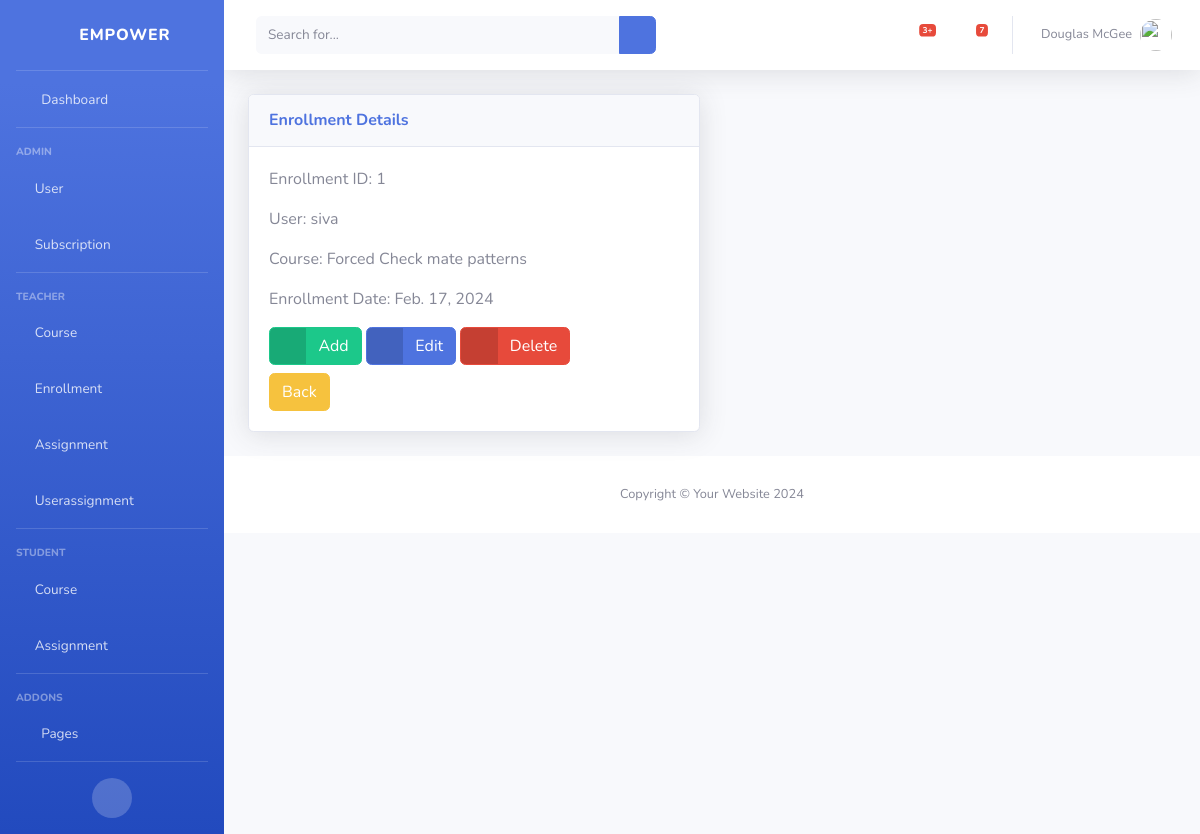
/enrollment/1/, run on an earlier commit of the app's database.
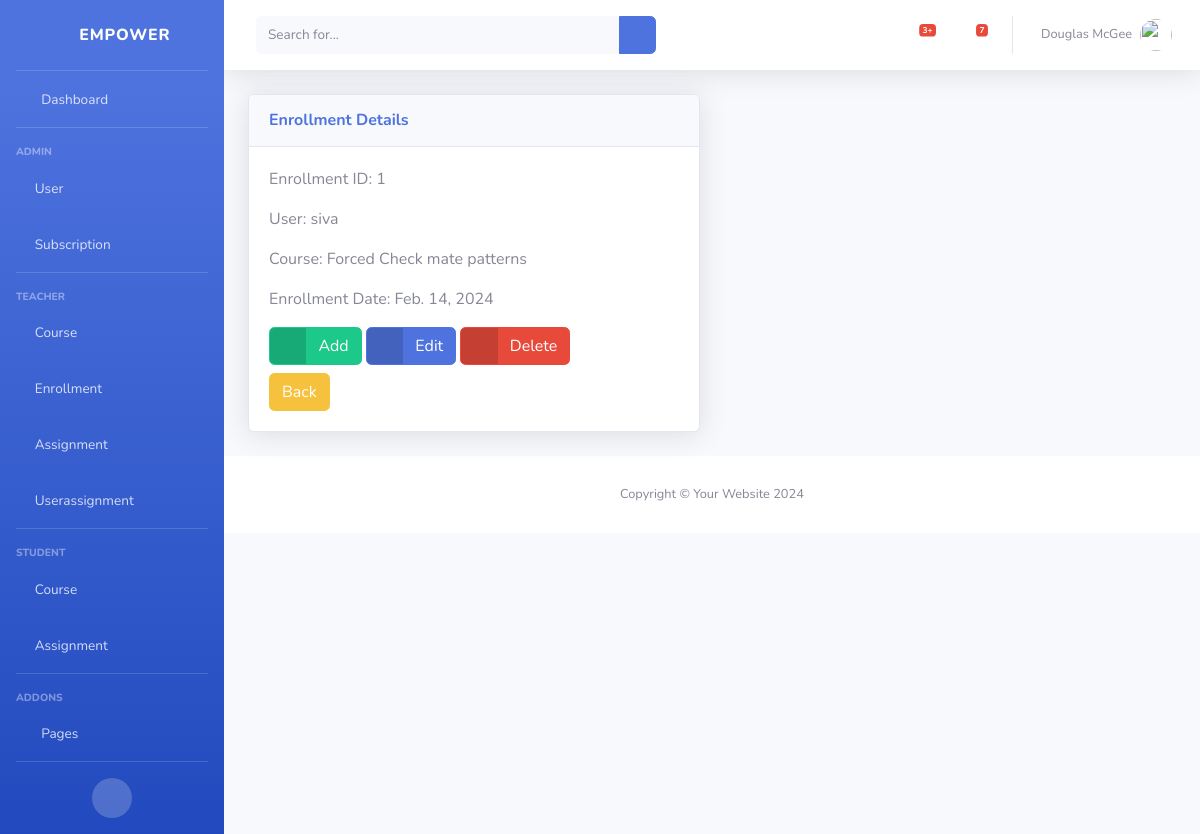
And on a later commit of the database.
### classRoom/models.py (models this page shows)
class Enrollment(models.Model):
    id = models.AutoField(primary_key=True)
    user = models.ForeignKey(User, on_delete=models.CASCADE)
    course = models.ForeignKey(Course, on_delete=models.CASCADE)
    enrollment_date = models.DateField()

class User(models.Model):
    id = models.AutoField(primary_key=True)
    username = models.CharField(max_length=50)
    password = models.CharField(max_length=50)
    email = models.EmailField()

class Course(models.Model):
    id = models.AutoField(primary_key=True)
    course_name = models.CharField(max_length=100)
    course_description = models.TextField()

### classRoom/views.py (the view)
# urls.py: path('enrollment/<int:enrollment_id>/',view_enrollment,name="view_enrollment"),
def view_enrollment(request, enrollment_id):
    enrollment = get_object_or_404(Enrollment, pk=enrollment_id)
    return render(request, 'view_enrollment.html', {'enrollment': enrollment})

### classRoom/templates/view_enrollment.html (shortened to what this page needs)
{% extends 'base.html' %}
{% block content %}
<div class="row">
    <div class="col-lg-6">
        <div class="card shadow mb-4">
            <div class="card-header py-3">
                <h6 class="m-0 font-weight-bold text-primary">Enrollment Details</h6>
            </div>
            <div class="card-body">
                <p class="card-text">Enrollment ID: {{ enrollment.id }}</p>
                <p class="card-text">User: {{ enrollment.user.username }}</p>
                <p class="card-text">Course: {{ enrollment.course.course_name }}</p>
                <p class="card-text">Enrollment Date: {{ enrollment.enrollment_date }}</p>
                <a href="/enrollment/add/" class="btn btn-success btn-icon-split">
                    <span class="icon text-white-50">
                        <i class="fas fa-check"></i>
                    </span>
                    <span class="text">Add</span>
                </a>
                <a href="/enrollment/{{ enrollment.id }}/edit/" class="btn btn-primary btn-icon-split">
                    <span class="icon text-white-50">
                        <i class="fas fa-flag"></i>
                    </span>
                    <span class="text">Edit</span>
                </a>
                <a href="/enrollment/{{ enrollment.id }}/delete/" class="btn btn-danger btn-icon-split">
                    <span class="icon text-white-50">
                        <i class="fas fa-trash"></i>
                    </span>
                    <span class="text">Delete</span>
                </a>
                <a href="/enrollments/" class="btn btn-warning btn-icon-split">
                    <span class="text">Back</span>
                </a>
            </div>
        </div>
    </div>
</div>
{% endblock %}

What changed in the data, as far as the page shows it:
changed Enrollment "siva": enrollment_date "Feb. 17, 2024" → "Feb. 14, 2024"
